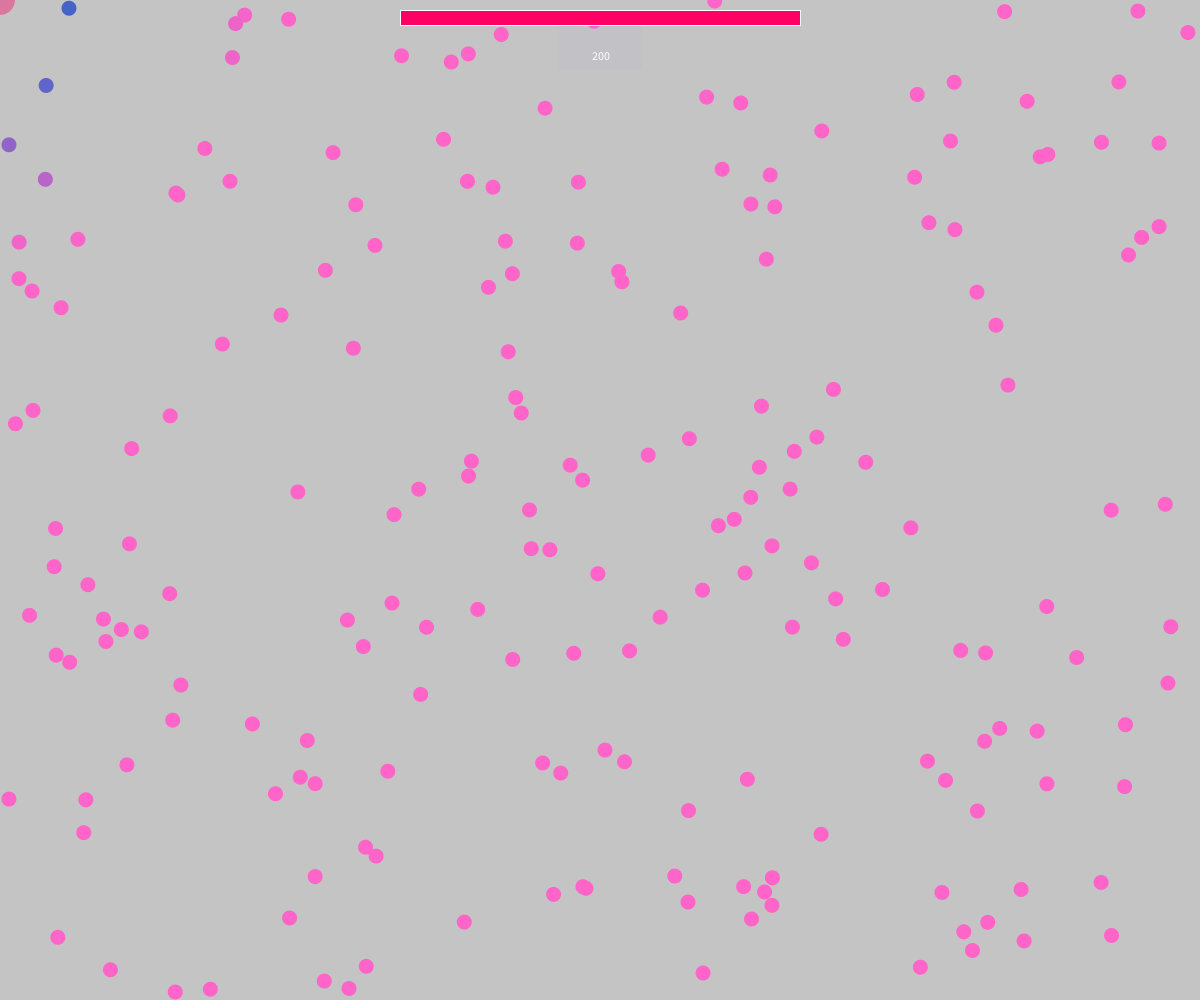
Frame 1 (no input)
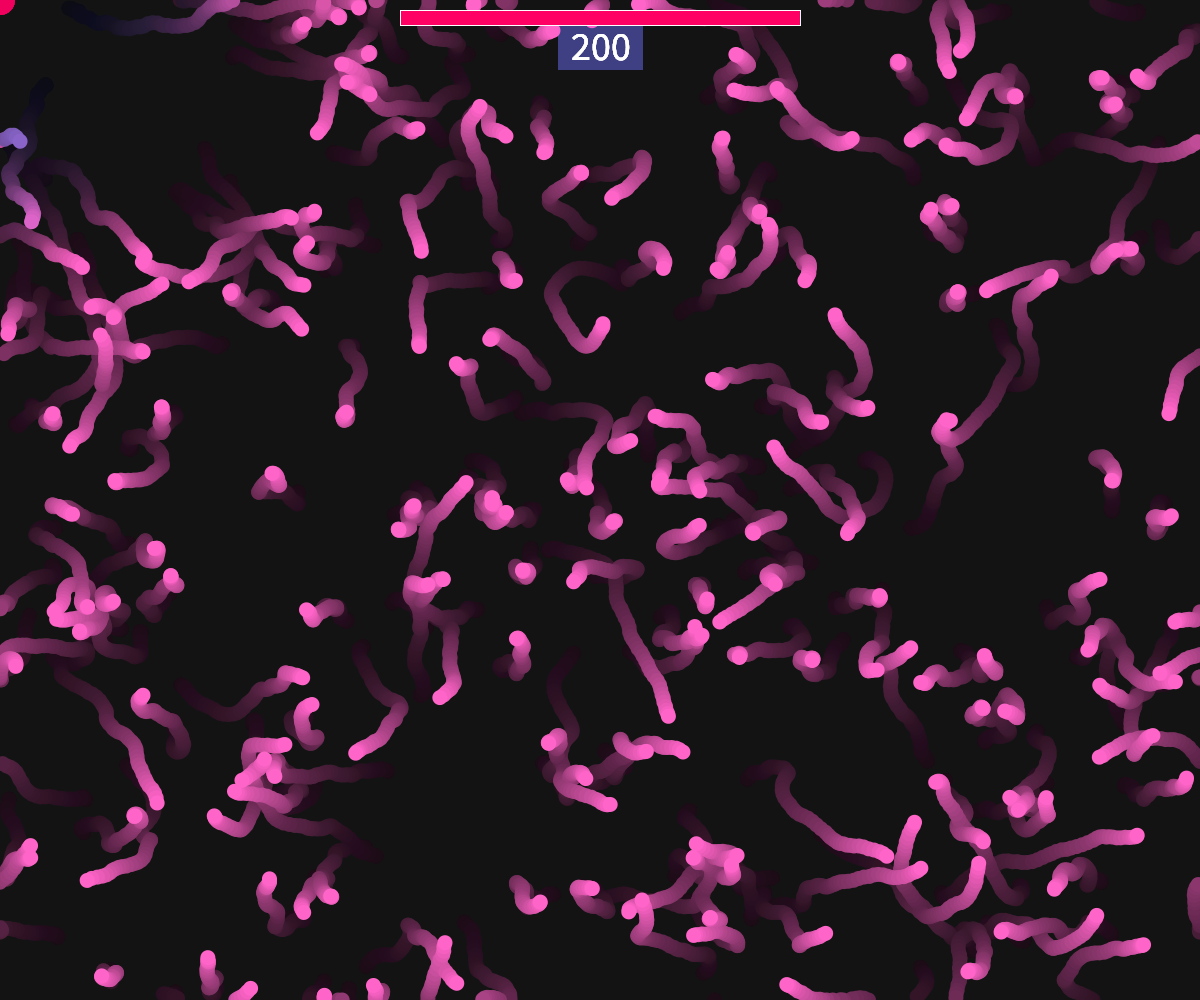
Frame 60 (the mouse pressed at the canvas centre just before this capture)
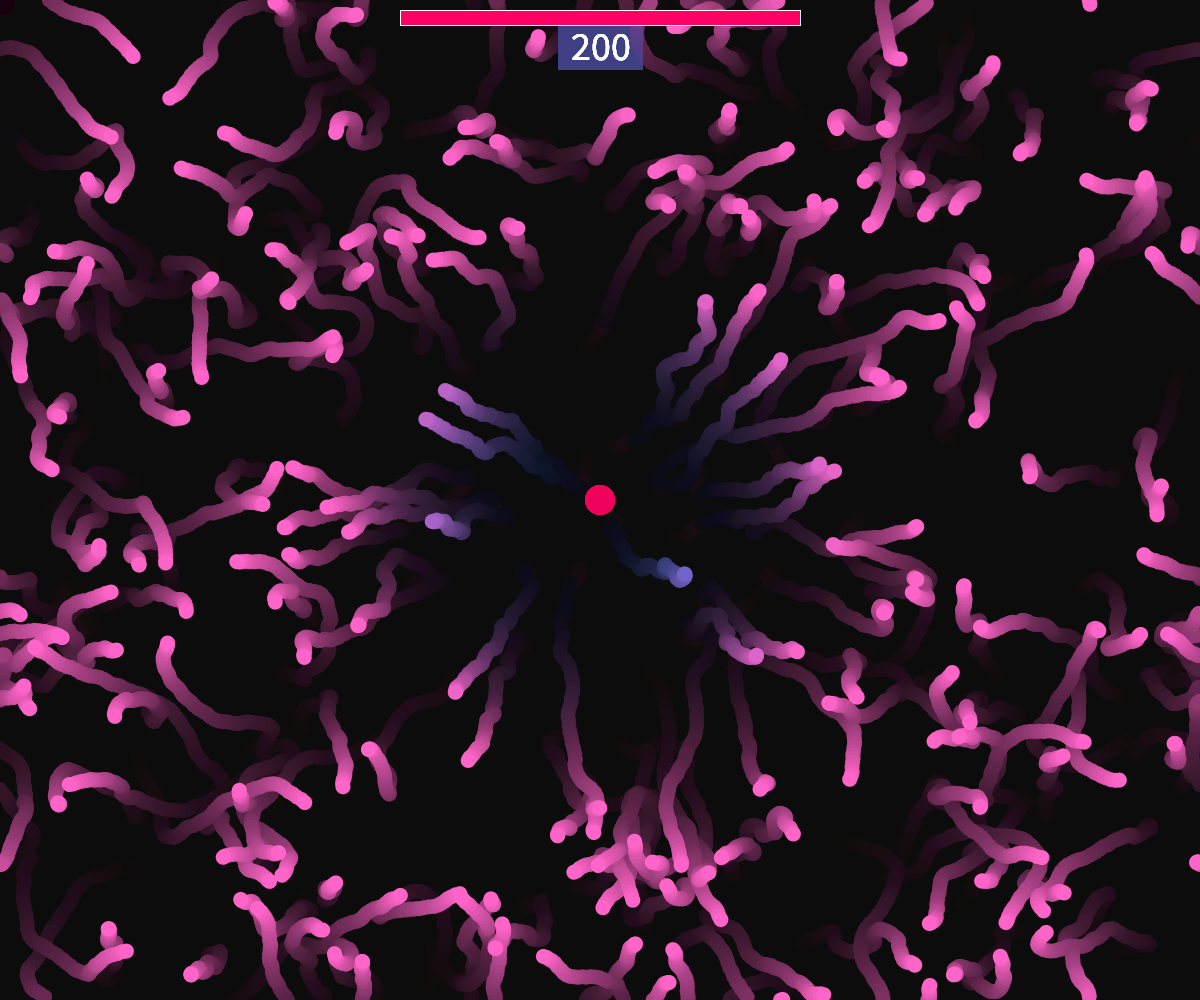
Frame 120 (the mouse held since frame 60 and released just before this capture)

The Processing sketch that drew these frames (run headless with seeded random() and noise(); from frame 60 on, the mouse is pressed at the canvas centre):

// Processing sketch: piranhas_game_mouseClick_
// ── piranhas_game_mouseClick_.pde

int nMover = 200; //creates integer number so we can use it in place of # of objects
Mover[] m = new Mover[nMover]; //variable = an area of variables, 10 slots
boolean clicked = false;
int living = nMover;
PGraphics screen;  //for graphics

void setup()
{
 size(1200,1000); 
 surface.setTitle("om nom nom");
 for(int i = 0; i < m.length; i = i + 1) //creates a loop, beginning i = 0, with every step it increases value by 1
 {  //whatever we put here will be repeated 10 times, as directed by our area
   m[i] = new Mover();
 }
 //m[0] = new Mover();  //variable in only 1/10 slots
// m[1] = new Mover();  //variable in 2/10 slots etc
  screen = createGraphics(width,height);  //for graphics
}

void hud()
{
  fill(color(100,100,250,9));
  rect(558,25,85,45);
  translate(width/2,10);
  fill(color(255));
  textAlign(CENTER);
  text(living,0,50);
  textSize(40);

  
  translate(-nMover,0);
  fill(color(255,0,100));
  rect(0,0,living*2,15);
  noFill();
  stroke(color(255));
  rect(0,0,nMover*2,15);
  
}

void draw()
{
  screen.beginDraw(); //for graphics system, have to put 'screen." before everything
  noStroke();
  fill(0,0,0,10);
  rect(0,0,width,height);
  for(int i = 0; i < m.length; i = i + 1) //nMover can also be replaced with m.length
  {
  m[i].update(); //activates update in class
  m[i].check();  //activates check
  m[i].display();  //activates display
  }
  screen.endDraw();  //for graphics system
  drawMe();
  hud();
}

void drawMe()
{
  noStroke();
  fill(255,0,100,100);
  circle(mouseX,mouseY,30);
}

void mousePressed()
{
  for(int i = 0; i < m.length; i = i + 1) //nMover can also be replaced with m.length
  {
    m[i].bite();
  }
}

// ── Mover.pde
class Mover //to define mover
{
 PVector location = new PVector (0,0);
 PVector velocity = new PVector (0,0);  //moves vector speed
 PVector acceleration1 = new PVector(0,0); //moves vector in length and direction, 1 means chase mouse
 PVector acceleration2 = new PVector(0,0);  //2 means random crawling
 float max_speed = random(1,5); //creates randomized speed
 float max_acc = random(0.1,0.5);
 boolean live = true;
 float dist = 0; //distance from mouse

  Mover()
  {
    this.location.x = random(width); //randomizes starting pos
    this.location.y = random(height);
  }

  void update()
  {
    if(live)
     {
      PVector mouse = new PVector(mouseX,mouseY);
      PVector dir = PVector.sub(mouse,location);
      this.dist = dir.mag(); //#length of distance from mouse
      
      dir.normalize(); //kength doesn't matter, only direction
      dir.mult(max_acc);  //limit of acceleration
      location.add(velocity);
      velocity.limit(max_speed); //limits maximum speed
    
      acceleration1=dir;  //chasing the mouse
      acceleration2 = PVector.random2D(); //crawling
    
      if(dist < 300) // if dist is 300
      {  //lerp = linear interpolation
        acceleration1 = acceleration2.lerp(acceleration1,3.0-(dist/300.0));  //2 only chases if really near to 300
        acceleration1.mult(-1.0); //rotating the vector
        velocity.add(acceleration1);  //object accelerates toward mouse
      }
      else
      {
        velocity.add(acceleration2);  //if not 300 from mouse, random crawling
      }
    }
  }
  
  void bite()
  {
    if(live)
    {
     if(this.dist < 30) 
     {
       this.live = false; //if dist of mouse to cell is less than 30, when mouse clicks the cell dies
       living = living - 1;
     }
    }
  }
  void check()
  {
    if(live)
      {
      if(location.x < 0) location.x = width;  //when location.x reaches borders, continue 
      if(location.x > width) location.x = 0;  //^^
      if(location.y < 0) location.y = height; //when location.y reaches borders, continue
      if(location.y > height) location.y = 0; //^^
      }
  }
  
  void display()
  {
    fill(200,245,255); //color if die
    if(live)
    {
    //colorMode(HSB,width,100,10); //makes it rainbow
    fill(dist,100,200);
    }
    noStroke();
    circle(location.x,location.y,15);
  }
}
